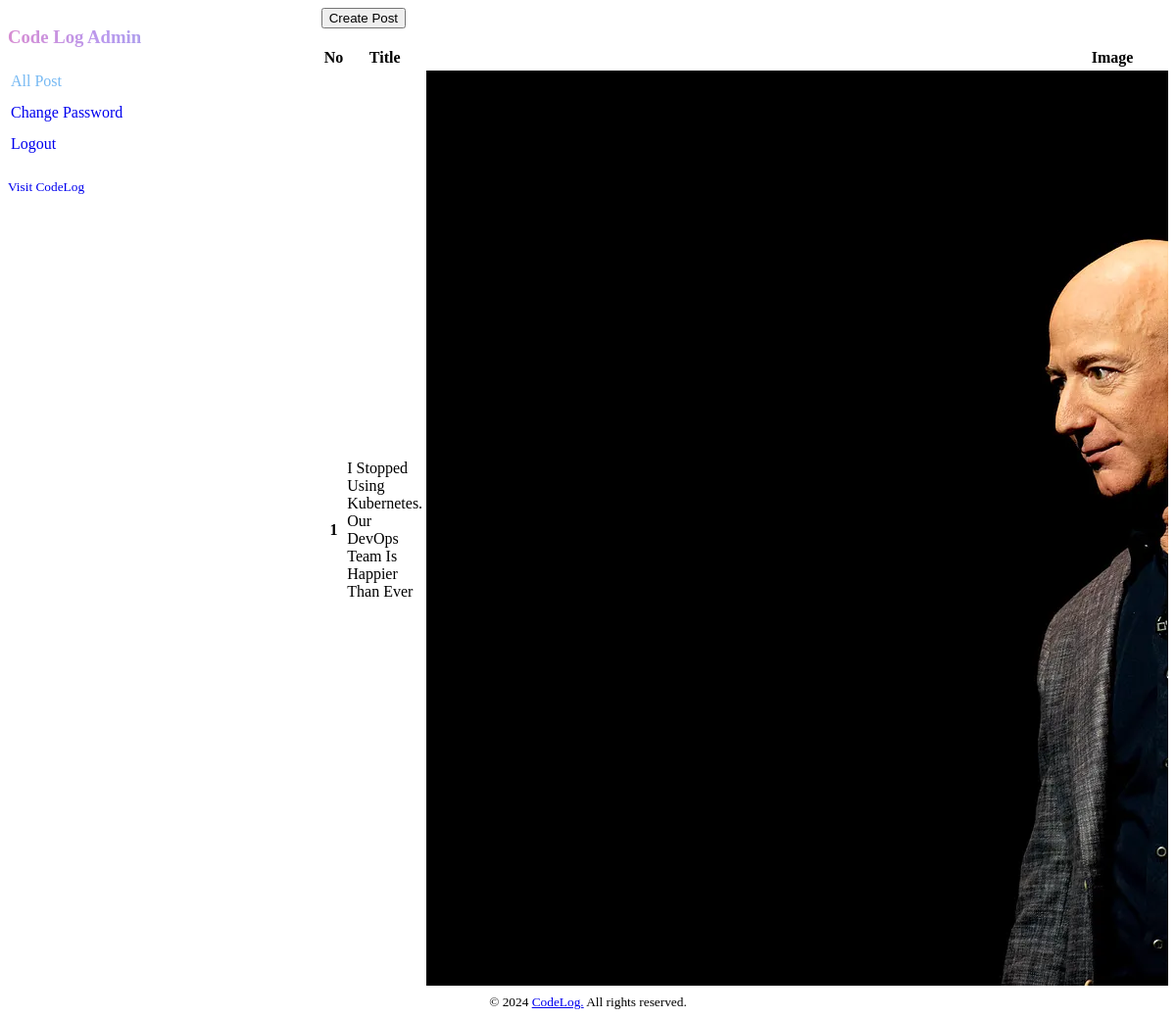
Screenshot of /admin/allpost.php (signed in) with the database file from the repository.
### tables this page shows
CREATE TABLE `posts` (
  `post_id` int(10) UNSIGNED NOT NULL,
  `title` varchar(255) NOT NULL,
  `category` varchar(50) NOT NULL,
  `img` varchar(255) DEFAULT NULL,
  `post` text NOT NULL,
  `created_at` timestamp NOT NULL DEFAULT current_timestamp(),
  `updated_at` timestamp NOT NULL DEFAULT current_timestamp() ON UPDATE current_timestamp()
);

### admin/allpost.php (the view, shortened to what this page needs)
<?php include_once("header.php"); ?>
<?php
function fetchPosts($conn) {
    $query = "SELECT * FROM posts";
    $result = mysqli_query($conn, $query);
    return mysqli_fetch_all($result, MYSQLI_ASSOC);
}
$posts = fetchPosts($conn);
?>
        <article class="right">
            <a href="create.php"><button class="outline">Create Post</button></a>
            <br><br>
            <table>
                <thead>
                    <tr>
                        <th scope="col">No</th>
                        <th scope="col">Title</th>
                        <th scope="col">Image</th>
                    </tr>
                </thead>
                <tbody>
                <?php if (count($posts) > 0): ?>
                    <?php foreach ($posts as $index => $post): ?>
                    <tr>
                        <th scope="row"><?php echo $index + 1; ?></th>
                        <td>
                            <p>
                                <?php echo htmlspecialchars($post['title']); ?>
                            </p>
                        </td>
                        <td style="width: 20%;">
                            <img src="<?php echo htmlspecialchars($post['img']); ?>" alt="Post Image">
                        </td>
                    </tr>
                    <?php endforeach; ?>
                    <?php else: ?>
                        <tr>
                            <td colspan="4">No posts available.</td>
                        </tr>
                    <?php endif; ?>
                </tbody>
            </table>
        </article>
<?php include_once("footer.php") ?>

### css/styles.css (style rules this page uses)
article.right { width: 73%; float: right; }

### rows the page displays
posts: title "I Stopped Using Kubernetes. Our DevOps Team Is Happier Than Ever", img (picture)
